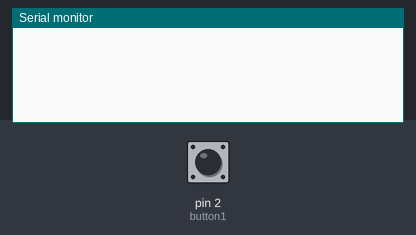
The sketch below on a simulated Arduino Uno, built with avr-gcc and run on an emulated ATmega328P. Parts: the last lines printed to the serial monitor. The inputs (shaded band) are chosen by the test bench; at power-on: pin 2 (button1) HIGH.

Above: at 1.2 s.
1.3 s: pin 2 (button1) pulled LOW for 0.15 s
At 1.43 s:
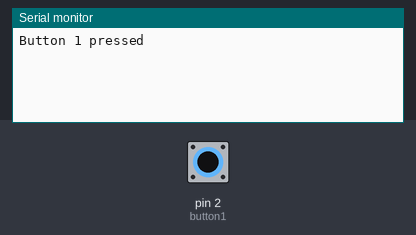
At 2.9 s:
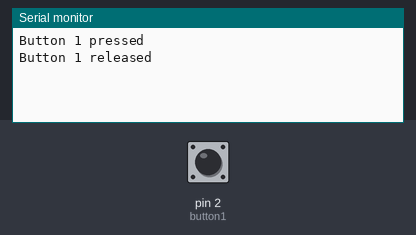

Measured:
- after the input at 1.3 s, the serial monitor: prints a new line at once (image 1)

The sketch:

basicButton.ino
```cpp
#include <Button.h>

Button button1(2); // Connect your button between pin 2 and GND

void setup()
{
    button1.begin();

    while (!Serial)
    {
    }; // for Leos
    Serial.begin(9600);
}

void loop()
{
    if (button1.pressed())
        Serial.println("Button 1 pressed");

    if (button1.released())
        Serial.println("Button 1 released");
}
```
